Frame 1 (no input): blank canvas, image omitted
Frame 60 (the mouse pressed at the canvas centre just before this capture): blank canvas, image omitted
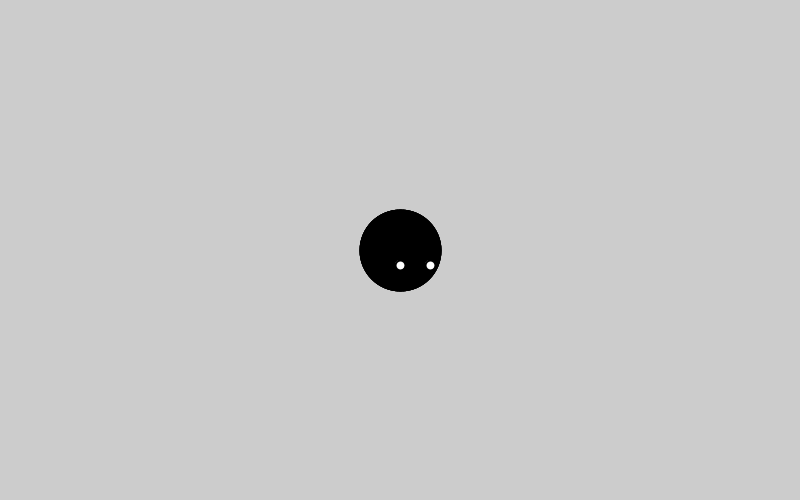
Frame 120 (the mouse held since frame 60 and released just before this capture)

The Processing sketch whose frames 1 and 60 were blank and that drew this single picture after the mouse press (run headless with seeded random() and noise(); from frame 60 on, the mouse is pressed at the canvas centre):

// Processing sketch: processing_23205
// ── processing_23205.pde

int currentFrame = 0;
PImage[] frames = new PImage[24];
int lastTime = 0;

void setup() 
{
  size(800,500);
  strokeWeight(10);
  smooth();
  background(204);
  for (int i = 0; i < frames.length; i++) {
    frames[i] = get(); // Create a blank frame
  }
}

void draw() 
{
  int currentTime = millis();
  if (currentTime > lastTime+30) {
    nextFrame();
    lastTime = currentTime;
  }
  if (mousePressed == true) {
    strokeWeight(2);
    fill(0);
    ellipse(mouseX,mouseY,80,80);
    fill(255);
    ellipse(pmouseX,15+pmouseY,10,10);
    ellipse(30+pmouseX,15+pmouseY,10,10);
  
  }
}

void nextFrame() 
{
  frames[currentFrame] = get(); // Get the display window
  currentFrame++; // Increment to next frame
  if (currentFrame >= frames.length) {
    currentFrame = 0;
  }
  image(frames[currentFrame], 0, 0);
}
